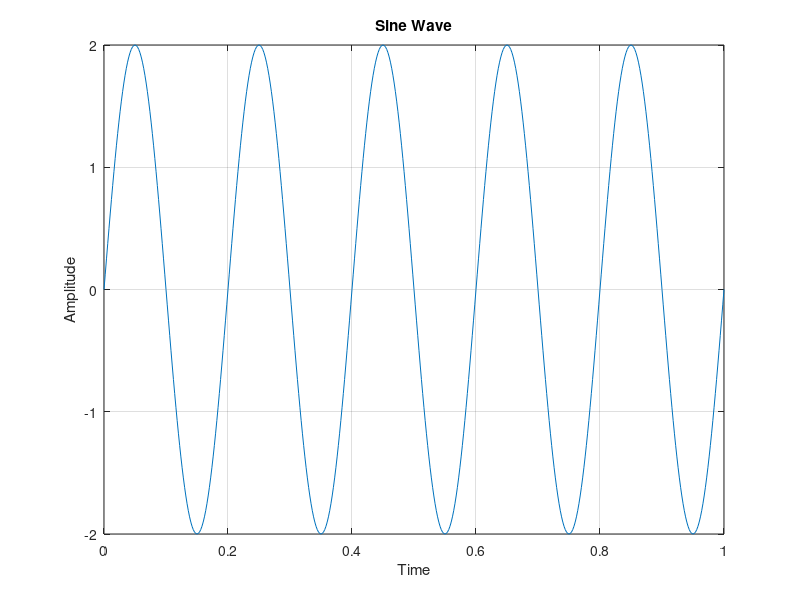

The MATLAB script that drew this image:
clc; clear all; close all;

%x=Asin(2pift)%

A=2;
f=5;
Fs=500;
t=0:1/Fs:1;

x=A*sin(2*pi*f*t);
%x=A*cos(2*pi*f*t);
%x=A*sin(2*pi*f*t + 180);

plot(t,x);

xlabel('Time');
ylabel('Amplitude');
title('Sine Wave');

grid on;
